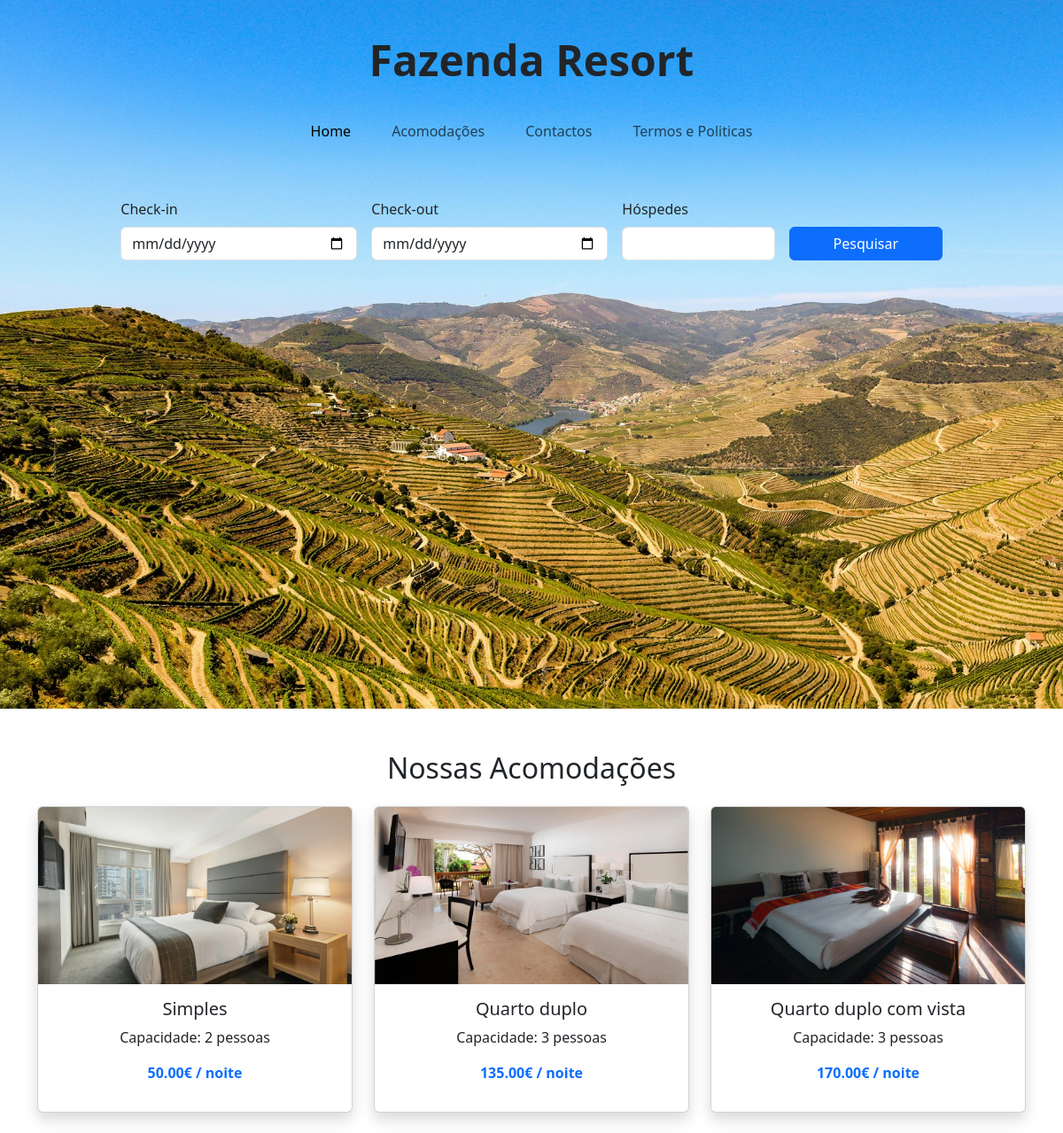
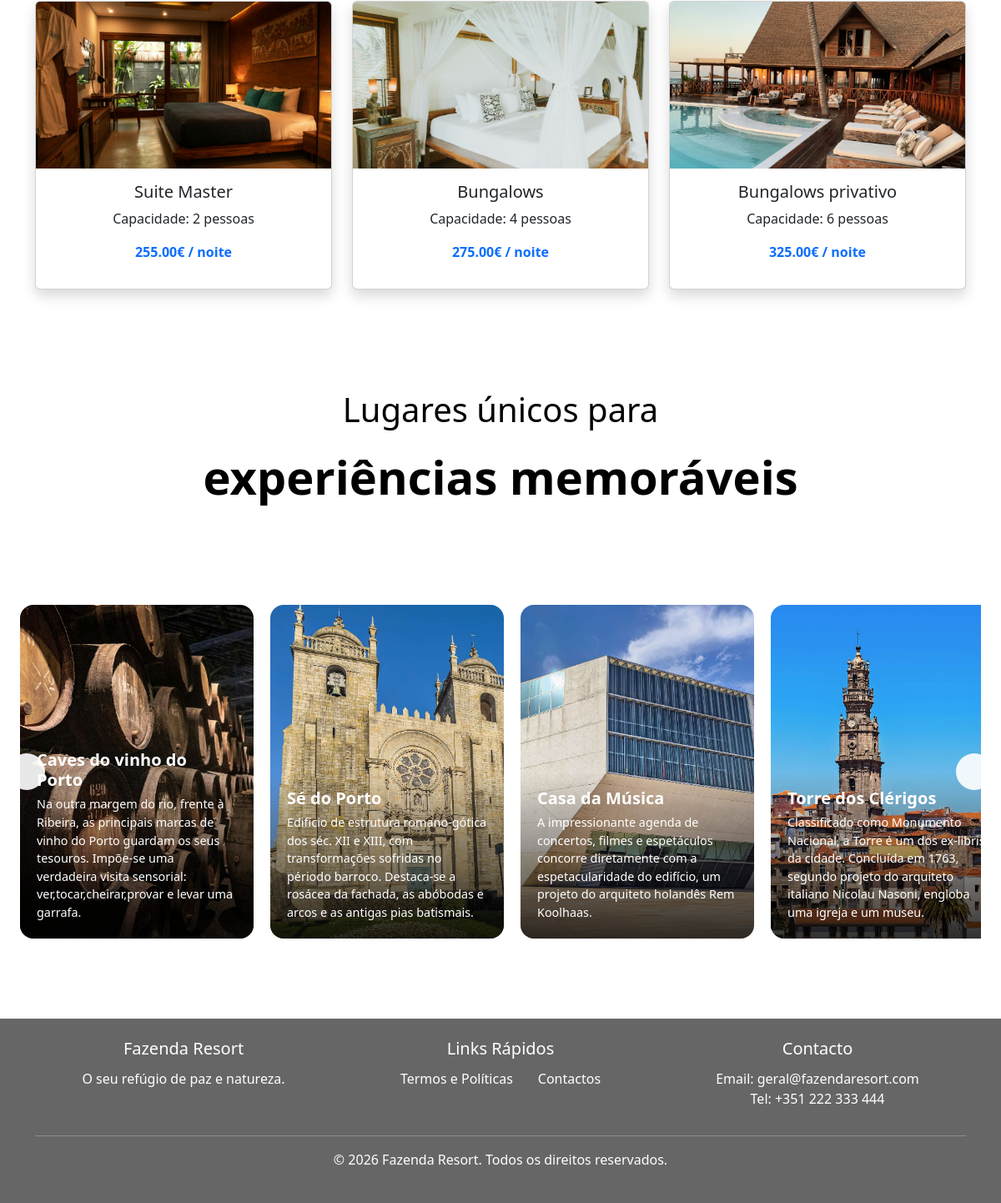
The page / on the database its author committed (2 pictures, top to bottom).
### tables this page shows
CREATE TABLE `quartos` (
  `id_quarto` int(11) NOT NULL,
  `numero_quarto` int(11) NOT NULL,
  `tipo` varchar(25) NOT NULL,
  `preco_noite` decimal(10,2) NOT NULL,
  `capacidade` int(11) NOT NULL,
  `imagem` varchar(255) DEFAULT 'quarto_padrao.jpg'
);

### index.php (the view, shortened to what this page needs)
<!DOCTYPE html>
<html lang="en">
<head>
    <link rel="stylesheet" href="style.css">
    <link href="https://cdn.jsdelivr.net/npm/bootstrap@5.3.8/dist/css/bootstrap.min.css" rel="stylesheet">
</head>
<body>
    <div class="hero">
    <header>
        <div class="container text-center mt-4">
            <h1 class="display-5 fw-bold">Fazenda Resort</h1>
        </div>
        <nav class="navbar navbar-expand-lg ">
            <div class="container-fluid">
                <div class="collapse navbar-collapse" id="navbarNav">
                    <ul class="navbar-nav mx-auto">
                        <li class="nav-item">
                            <a class="nav-link active" aria-current="page" href="index.php">Home</a>
                        </li>
                        <li class="nav-item">
                            <a class="nav-link" href="#acomodacao">Acomodações</a>
                        </li>
                        <li class="nav-item">
                            <a class="nav-link" href="contactos.php">Contactos</a>
                        </li>
                        <li class="nav-item">
                            <a class="nav-link" href="termos.php">Termos e Politicas</a>
                        </li>
                    </ul>
                </div>
            </div>
        </nav>
    </header>
   <section class="container mt-5">
    <form action="resultados.php" method="POST" class="row g-3 justify-content-center">
        <div class="col-md-3">
            <label class="form-label">Check-in</label>
            <input type="date" name="checkin" class="form-control" id="checkin" required>
        </div>
        <div class="col-md-3">
            <label class="form-label">Check-out</label>
            <input type="date" name="checkout" class="form-control" id="checkout" required>
        </div>
        <div class="col-md-2">
            <label class="form-label">Hóspedes</label>
            <input type="number" name="pessoas" class="form-control" min="1" max="10" required>
        </div>
        <div class="col-md-2 d-flex align-items-end">
            <button type="submit" class="btn btn-primary w-100">Pesquisar</button>
        </div>
    </form>
</section>
    </div>
<section class="container py-5">
    <h2 class="text-center mb-4" id="acomodacao">Nossas Acomodações</h2>
    <div class="row">
        <?php
        $query_quartos = mysqli_query($conn, "SELECT * FROM quartos");
        while($q = mysqli_fetch_assoc($query_quartos)) {
            $foto = "img/" . $q['imagem'];
            echo "
            <div class='col-md-4 mb-4'>
                <div class='card shadow h-100'>
                    <img src='{$foto}' class='card-img-top' alt='{$q['tipo']}' style='height: 200px; object-fit: cover;'>
                    <div class='card-body text-center'>
                        <h5 class='card-title'>{$q['tipo']}</h5>
                        <p class='card-text'>Capacidade: {$q['capacidade']} pessoas</p>
                        <p class='fw-bold text-primary'>{$q['preco_noite']}€ / noite</p>
                    </div>
                </div>
            </div>";
        }
        ?>
    </div>
</section>
    <section class="container-fluid py-5 text-center text-white" id="places">
    <div class="row">
        <div class="col-12">
            <h2 class="display-6">Lugares únicos para</h2>
            <h1 class="display-4 fw-bold">experiências memoráveis</h1>
        </div>
    </div>
</section>
<section class="attractions-section py-5">
    <div class="container-fluid px-4 position-relative">
        <button class="carousel-arrow arrow-left" id="prevBtn" aria-label="Anterior">
        </button>
        <div class="carousel-viewport">
            <div class="carousel-track" id="carouselTrack">
                <div class="attraction-card">
                    <img src="img/b-1.jpeg" alt="Caves do Vinho do Porto">
                    <div class="attraction-overlay">
                        <h5>Caves do vinho do Porto</h5>
                        <p>Na outra margem do rio, frente à Ribeira, as principais marcas de vinho do Porto guardam os seus tesouros. Impõe-se uma verdadeira visita sensorial: ver,tocar,cheirar,provar e levar uma garrafa.</p>
                    </div>
                </div>
                <div class="attraction-card">
                    <img src="img/b-2.jpeg" alt="Sé do Porto">
                    <div class="attraction-overlay">
                        <h5>Sé do Porto</h5>
                        <p>Edifício de estrutura romano-gótica dos séc. XII e XIII, com transformações sofridas no périodo barroco. Destaca-se a rosácea da fachada, as abóbodas e arcos e as antigas pias batismais.</p>
                    </div>
                </div>
                <div class="attraction-card">
                    <img src="img/b-3.jpeg" alt="Casa da Música">
                    <div class="attraction-overlay">
                        <h5>Casa da Música</h5>
                        <p>A impressionante agenda de concertos, filmes e espetáculos concorre diretamente com a espetacularidade do edifício, um projeto do arquiteto holandês Rem Koolhaas.</p>
                    </div>
                </div>
                <div class="attraction-card">
                    <img src="img/b-4.jpeg" alt="Torre dos Clérigos">
                    <div class="attraction-overlay">
                        <h5>Torre dos Clérigos</h5>
                        <p>Classificado como Monumento Nacional, a Torre é um dos ex-libris da cidade. Concluída em 1763, segundo projeto do arquiteto italiano Nicolau Nasoni, engloba uma igreja e um museu.</p>
                    </div>
                </div>
            </div>
        </div>
        <button class="carousel-arrow arrow-right" id="nextBtn" aria-label="Seguinte">
        </button>
    </div>
</section>
<footer class="text-white py-4 mt-5" style="background-color: rgba(0, 0, 0, 0.6);">
    <div class="container">
        <div class="row">
            <div class="col-md-4">
                <h5>Fazenda Resort</h5>
                <p>O seu refúgio de paz e natureza.</p>
            </div>
            <div class="col-md-4">
                <h5>Links Rápidos</h5>
                <ul class="list-unstyled">
                    <li><a href="termos&politicas.php" class="text-white text-decoration-none">Termos e Políticas</a></li>
                    <li><a href="contactos.php" class="text-white text-decoration-none">Contactos</a></li>
                </ul>
            </div>
            <div class="col-md-4">
                <h5>Contacto</h5>
                <p>Email: geral@fazendaresort.com<br>Tel: +351 222 333 444</p>
            </div>
        </div>
        <hr>
        <div class="text-center">
            <p>&copy; 2026 Fazenda Resort. Todos os direitos reservados.</p>
        </div>
    </div>
</footer>
</body>
</html>

### style.css (style rules this page uses)
h1 { text-align: center; padding-top: 15px; padding-bottom: 15px; }
ul { display: flex; justify-content: center; gap: 30px; list-style: none; padding:0; }
.nav-link { color: #000; text-decoration: none; font-weight: bold; }
body { margin: 0; }
.hero { background-size: cover; background-position: center; background-repeat: no-repeat; min-height: 100vh; display: flex; flex-direction: column; transition: background-image 1s ease-in-out; }
.display-6 { color: #000; text-decoration: none; }
.display-4 { color: #000; text-decoration: none; }
.carousel-viewport { overflow: hidden; width: 100%; }
.carousel-track { display: flex; gap: 20px; transition: transform 0.5s ease; }
.attraction-card { position: relative; flex: 0 0 auto; width: 280px; height: 400px; border-radius: 16px; overflow: hidden; }
.attraction-card img { width: 100%; height: 100%; object-fit: cover; }
.attraction-overlay { position: absolute; bottom: 0; left: 0; right: 0; padding: 20px; color: #fff; background: linear-gradient(to top, rgba(0,0,0,0.8), transparent); }
.attraction-overlay h5 { font-weight: bold; margin-bottom: 6px; }
.attraction-overlay p { font-size: 0.9rem; margin: 0; }
.carousel-arrow { position: absolute; top: 50%; transform: translateY(-50%); z-index: 10; width: 44px; height: 44px; border: none; border-radius: 50%; background: rgba(255,255,255,0.9); display: flex; align-items: center; justify-content: center; }
.arrow-left { left: 10px; }
.arrow-right { right: 10px; }
footer .row { display: flex; flex-wrap: wrap; align-items: flex-start; }
footer .col-md-4 { text-align: center; }
footer h5 { margin-bottom: 12px; }
footer ul li { margin-bottom: 6px; }

### rows shown on the page
quartos: imagem (picture), tipo "Simples", capacidade "2", preco_noite "50.00"
quartos: imagem (picture), tipo "Quarto duplo", capacidade "3", preco_noite "135.00"
quartos: imagem (picture), tipo "Quarto duplo com vista", capacidade "3", preco_noite "170.00"
quartos: imagem (picture), tipo "Suite Master", capacidade "2", preco_noite "255.00"
quartos: imagem (picture), tipo "Bungalows", capacidade "4", preco_noite "275.00"
quartos: imagem (picture), tipo "Bungalows privativo", capacidade "6", preco_noite "325.00"
